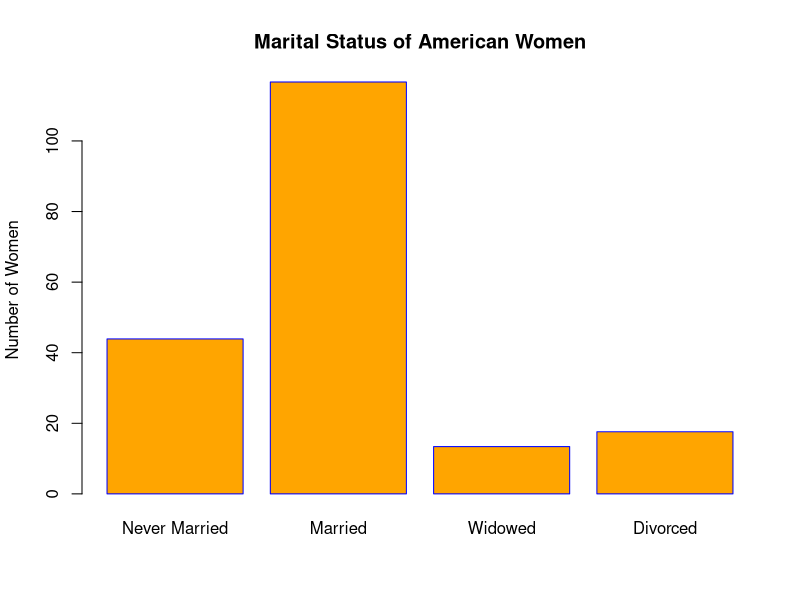
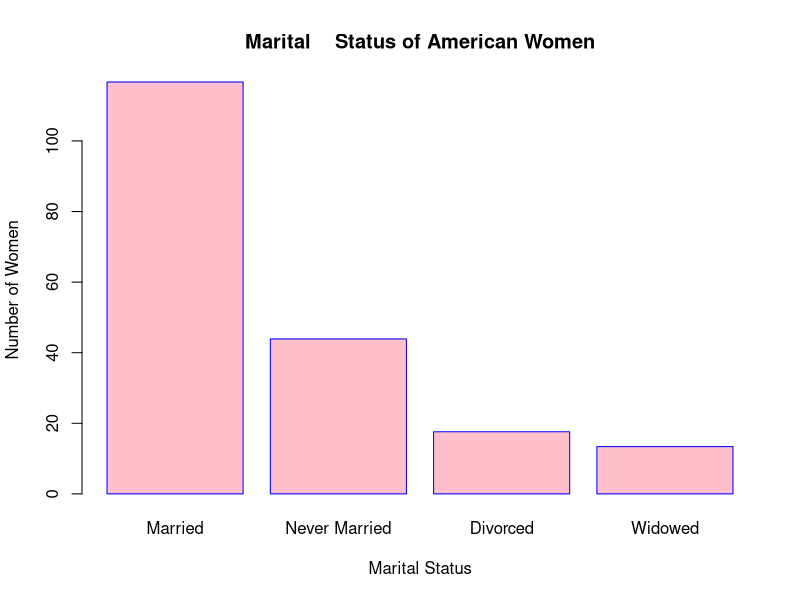
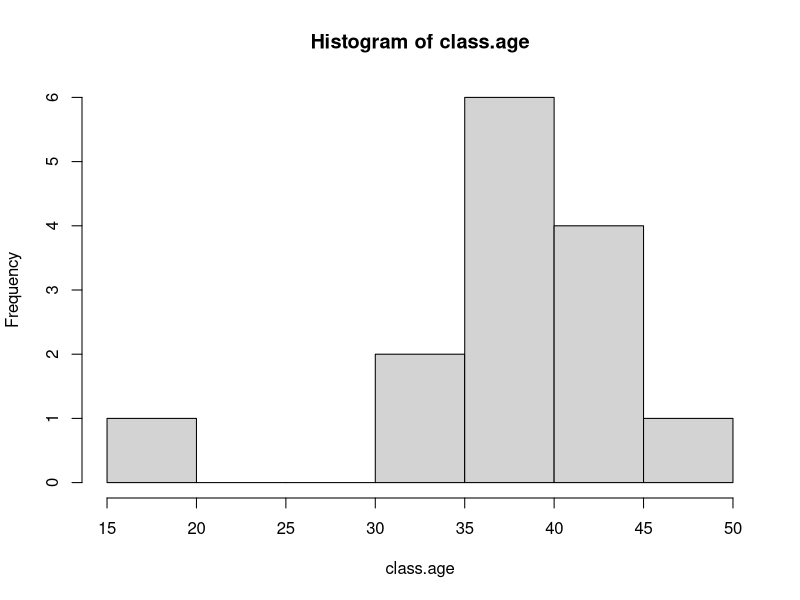
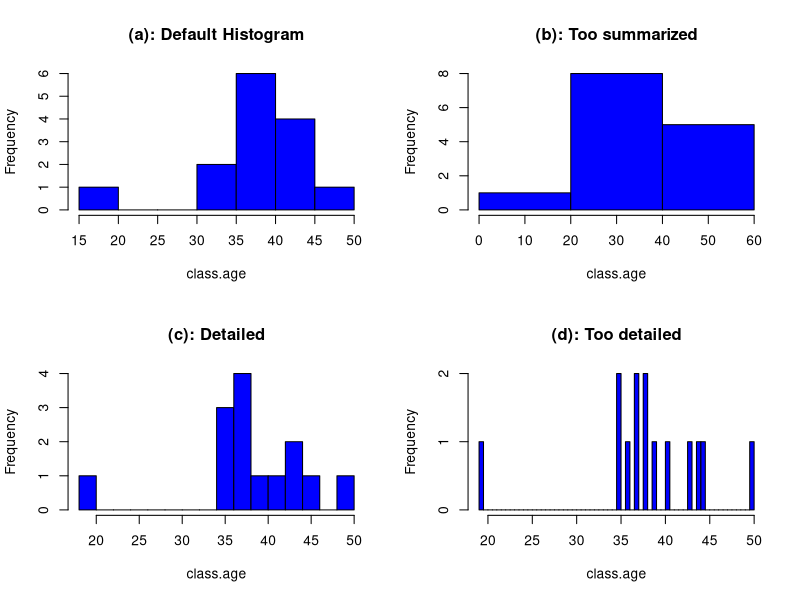
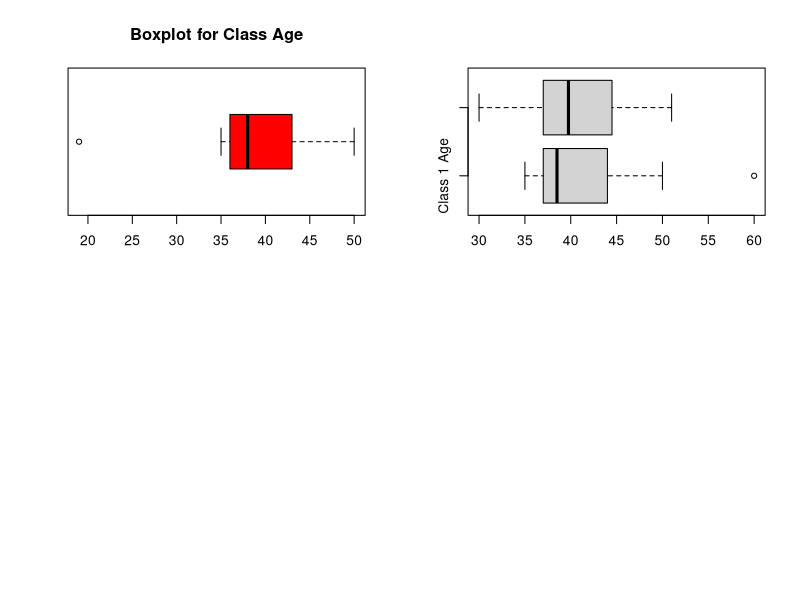

R code for these plots, in order:
Count=c(43.9,116.7,13.4,17.6)
Marital.Status=c("Never Married", "Married", "Widowed","Divorced")

barplot(Count,names.arg=Marital.Status,ylab="Number of Women", main="Marital Status of American Women", col="orange", border="blue") 

ord=order(Count, decreasing=TRUE)
barplot(Count[ord],names.arg=Marital.Status[ord],main="Marital    Status of American Women",ylab="Number of Women", col="pink",    border="Blue", xlab="Marital Status")

class.age=c(35,35,36,37,37,38,38,39,40.5,43,44,44.5,50,19)
hist(class.age)

par(mfrow=c(2,2))
hist(class.age,col='blue',main='(a): Default Histogram')
hist(class.age,col='blue',breaks = 2, main='(b): Too summarized')
hist(class.age,col='blue',breaks = 20, main='(c): Detailed')
hist(class.age,col='blue',breaks = 50, main='(d): Too detailed') 

summary(class.age)
sd(class.age)

boxplot(class.age, horizontal = TRUE, main="Boxplot for Class Age", col='red')

class.age1=c(35,35,36,37,37,38,38,39,40.5,43,44,44.5,50,60)
class.age2=c(33,35,46,37,51,38,38,39,40.5,43,44,44.5,50,30)
boxplot(class.age1, class.age2, horizontal = TRUE, names=c("Class 1 Age", "Class 2 Age") )
